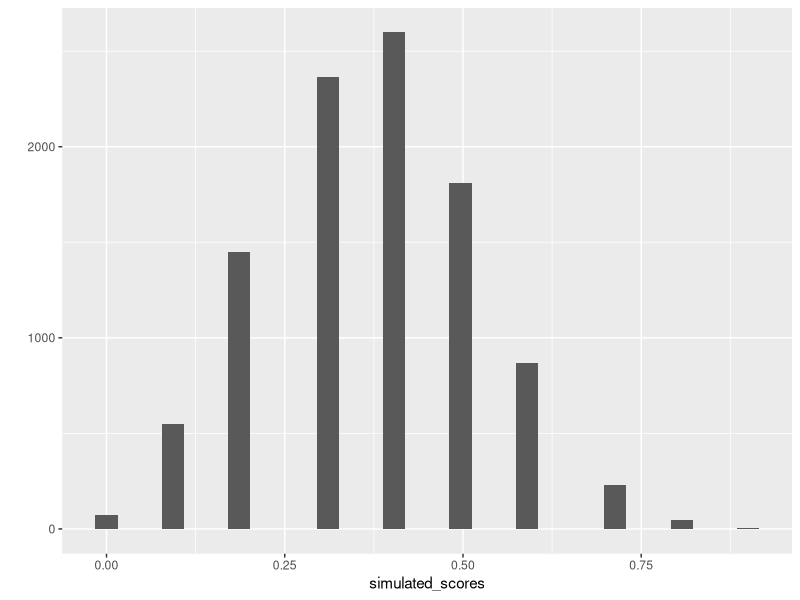

Source code (R):
## ---- chunk 1
knitr::opts_chunk$set(echo = TRUE)
## ---- chunk 2
library(dplyr)
?binom.test
binom.test(x = 30,
           n = 50,
           alternative = "greater")
## ---- chunk 3

binom.test(x = 440,
           n = 800,
           alternative = "greater")
## ---- chunk 4

rbinom(n= rep(1,10), size = 1, prob = c(.5,.5,.5,.5,.5,.25,.25,.25,.25,.25))

simulated_test <- replicate(10000, rbinom(n= rep(1,10), size = 1, prob = c(.5,.5,.5,.5,.5,.25,.25,.25,.25,.25)))

simulated_scores <- colSums(simulated_test)/10

library(ggplot2)

qplot(simulated_scores)+
  geom_histogram()

length(simulated_scores[simulated_scores > .75])/10000
